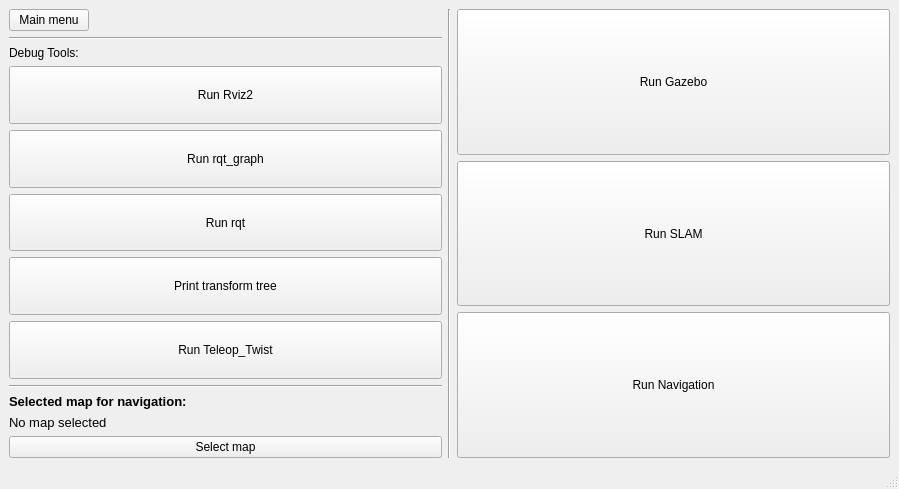
<?xml version="1.0" encoding="UTF-8"?>
<ui version="4.0">
 <class>SimulationWindow</class>
 <widget class="QMainWindow" name="SimulationWindow">
  <property name="geometry">
   <rect>
    <x>0</x>
    <y>0</y>
    <width>899</width>
    <height>489</height>
   </rect>
  </property>
  <property name="windowTitle">
   <string>MainWindow</string>
  </property>
  <widget class="QWidget" name="centralwidget">
   <layout class="QGridLayout" name="gridLayout">
    <item row="0" column="0">
     <layout class="QHBoxLayout" name="horizontalLayout_3">
      <item>
       <layout class="QVBoxLayout" name="verticalLayout_2">
        <item>
         <layout class="QVBoxLayout" name="verticalLayout_3">
          <item>
           <widget class="QPushButton" name="mainMenuButton">
            <property name="sizePolicy">
             <sizepolicy hsizetype="Maximum" vsizetype="Maximum">
              <horstretch>0</horstretch>
              <verstretch>0</verstretch>
             </sizepolicy>
            </property>
            <property name="text">
             <string>Main menu</string>
            </property>
           </widget>
          </item>
          <item>
           <widget class="Line" name="line_2">
            <property name="orientation">
             <enum>Qt::Horizontal</enum>
            </property>
           </widget>
          </item>
          <item>
           <layout class="QVBoxLayout" name="verticalLayout">
            <item>
             <widget class="QLabel" name="label">
              <property name="sizePolicy">
               <sizepolicy hsizetype="Preferred" vsizetype="Maximum">
                <horstretch>0</horstretch>
                <verstretch>0</verstretch>
               </sizepolicy>
              </property>
              <property name="text">
               <string>Debug Tools:</string>
              </property>
             </widget>
            </item>
            <item>
             <widget class="QPushButton" name="RvizzButton">
              <property name="sizePolicy">
               <sizepolicy hsizetype="Minimum" vsizetype="Minimum">
                <horstretch>0</horstretch>
                <verstretch>0</verstretch>
               </sizepolicy>
              </property>
              <property name="text">
               <string>Run Rviz2</string>
              </property>
              <property name="checkable">
               <bool>true</bool>
              </property>
             </widget>
            </item>
            <item>
             <widget class="QPushButton" name="graphButton">
              <property name="sizePolicy">
               <sizepolicy hsizetype="Minimum" vsizetype="Minimum">
                <horstretch>0</horstretch>
                <verstretch>0</verstretch>
               </sizepolicy>
              </property>
              <property name="text">
               <string>Run rqt_graph</string>
              </property>
              <property name="checkable">
               <bool>true</bool>
              </property>
             </widget>
            </item>
            <item>
             <widget class="QPushButton" name="rqtButton">
              <property name="sizePolicy">
               <sizepolicy hsizetype="Minimum" vsizetype="Minimum">
                <horstretch>0</horstretch>
                <verstretch>0</verstretch>
               </sizepolicy>
              </property>
              <property name="text">
               <string>Run rqt</string>
              </property>
              <property name="checkable">
               <bool>true</bool>
              </property>
             </widget>
            </item>
            <item>
             <widget class="QPushButton" name="viewFramesButton">
              <property name="sizePolicy">
               <sizepolicy hsizetype="Minimum" vsizetype="Minimum">
                <horstretch>0</horstretch>
                <verstretch>0</verstretch>
               </sizepolicy>
              </property>
              <property name="text">
               <string>Print transform tree</string>
              </property>
             </widget>
            </item>
            <item>
             <widget class="QPushButton" name="TeleopButton">
              <property name="sizePolicy">
               <sizepolicy hsizetype="Minimum" vsizetype="Minimum">
                <horstretch>0</horstretch>
                <verstretch>0</verstretch>
               </sizepolicy>
              </property>
              <property name="text">
               <string>Run Teleop_Twist</string>
              </property>
              <property name="checkable">
               <bool>true</bool>
              </property>
             </widget>
            </item>
           </layout>
          </item>
         </layout>
        </item>
        <item>
         <widget class="Line" name="line_3">
          <property name="orientation">
           <enum>Qt::Horizontal</enum>
          </property>
         </widget>
        </item>
        <item>
         <widget class="QLabel" name="label_2">
          <property name="sizePolicy">
           <sizepolicy hsizetype="Preferred" vsizetype="Fixed">
            <horstretch>0</horstretch>
            <verstretch>0</verstretch>
           </sizepolicy>
          </property>
          <property name="text">
           <string>&lt;html&gt;&lt;head/&gt;&lt;body&gt;&lt;p&gt;&lt;span style=&quot; font-size:10pt; font-weight:600;&quot;&gt;Selected map for navigation:&lt;/span&gt;&lt;/p&gt;&lt;/body&gt;&lt;/html&gt;</string>
          </property>
         </widget>
        </item>
        <item>
         <widget class="QLabel" name="mapLabel">
          <property name="sizePolicy">
           <sizepolicy hsizetype="Preferred" vsizetype="Fixed">
            <horstretch>0</horstretch>
            <verstretch>0</verstretch>
           </sizepolicy>
          </property>
          <property name="text">
           <string>&lt;html&gt;&lt;head/&gt;&lt;body&gt;&lt;p&gt;&lt;span style=&quot; font-size:10pt;&quot;&gt;No map selected&lt;/span&gt;&lt;/p&gt;&lt;/body&gt;&lt;/html&gt;</string>
          </property>
         </widget>
        </item>
        <item>
         <widget class="QPushButton" name="selectMapButton">
          <property name="maximumSize">
           <size>
            <width>550</width>
            <height>16777215</height>
           </size>
          </property>
          <property name="text">
           <string>Select map</string>
          </property>
         </widget>
        </item>
       </layout>
      </item>
      <item>
       <widget class="Line" name="line">
        <property name="orientation">
         <enum>Qt::Vertical</enum>
        </property>
       </widget>
      </item>
      <item>
       <layout class="QVBoxLayout" name="verticalLayout_7">
        <item>
         <widget class="QPushButton" name="GazeboButton">
          <property name="sizePolicy">
           <sizepolicy hsizetype="Minimum" vsizetype="Preferred">
            <horstretch>0</horstretch>
            <verstretch>0</verstretch>
           </sizepolicy>
          </property>
          <property name="text">
           <string>Run Gazebo</string>
          </property>
          <property name="checkable">
           <bool>true</bool>
          </property>
         </widget>
        </item>
        <item>
         <widget class="QPushButton" name="SlamButton">
          <property name="sizePolicy">
           <sizepolicy hsizetype="Minimum" vsizetype="Preferred">
            <horstretch>0</horstretch>
            <verstretch>0</verstretch>
           </sizepolicy>
          </property>
          <property name="text">
           <string>Run SLAM</string>
          </property>
          <property name="checkable">
           <bool>true</bool>
          </property>
         </widget>
        </item>
        <item>
         <widget class="QPushButton" name="navigationButton">
          <property name="sizePolicy">
           <sizepolicy hsizetype="Minimum" vsizetype="Preferred">
            <horstretch>0</horstretch>
            <verstretch>0</verstretch>
           </sizepolicy>
          </property>
          <property name="text">
           <string>Run Navigation</string>
          </property>
          <property name="checkable">
           <bool>true</bool>
          </property>
         </widget>
        </item>
       </layout>
      </item>
     </layout>
    </item>
   </layout>
  </widget>
  <widget class="QMenuBar" name="menubar">
   <property name="geometry">
    <rect>
     <x>0</x>
     <y>0</y>
     <width>899</width>
     <height>22</height>
    </rect>
   </property>
  </widget>
  <widget class="QStatusBar" name="statusbar"/>
 </widget>
 <resources/>
 <connections/>
</ui>
